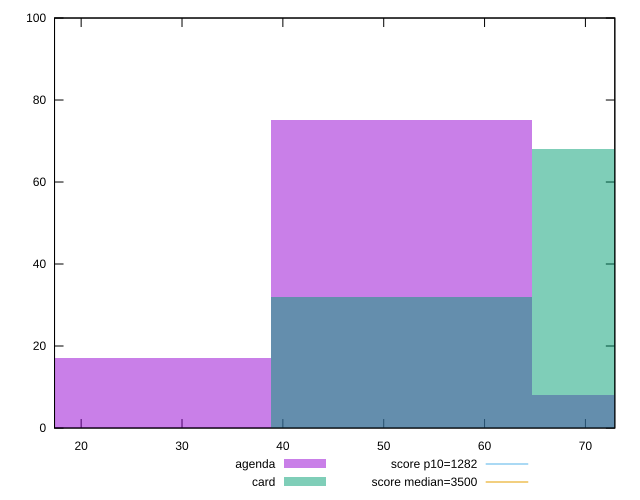

Source code (gnuplot):
reset

$agenda <<EOF
51.75201171850128 75
25.87600585925064 17
77.62801757775192 8
EOF

$card <<EOF
77.62801757775192 68
51.75201171850128 32
EOF

set key outside below
set boxwidth 25.87600585925064
set xrange [17.36:72.916]
set yrange [0:100]
set trange [0:100]
set style fill transparent solid 0.5 noborder

set parametric
set terminal svg size 640, 500 enhanced background rgb 'white'
set output "reports/report_00031_2021-02-24T23-18-18.084Z/bootup-time/comparison/histogram/1_vs_2.svg"

plot $agenda title "agenda" with boxes, \
     $card title "card" with boxes, \
     1282,t title "score p10=1282", \
     3500,t title "score median=3500"

reset
